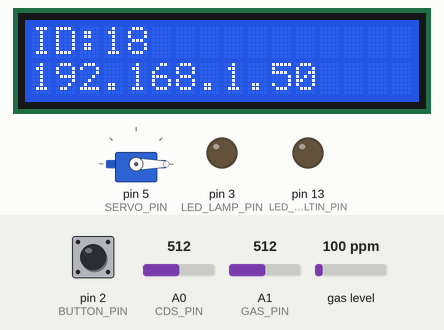
This sketch was run on a simulated Arduino Uno, built with avr-gcc and run on an emulated ATmega328P. Parts: 16×2 character LCD, servo, output pins drawn as LEDs (lit = HIGH). The test bench sets the inputs (shaded band); at power-on: pin 2 (BUTTON_PIN) LOW, A0 (CDS_PIN) = 512, A1 (GAS_PIN) = 512, gas level 100 ppm. WiFi joins after 1.5 s; servers stay silent unless stated; what the sketch prints to the serial monitor is not drawn.

Above: at 1.9 s.
At 3.4 s:
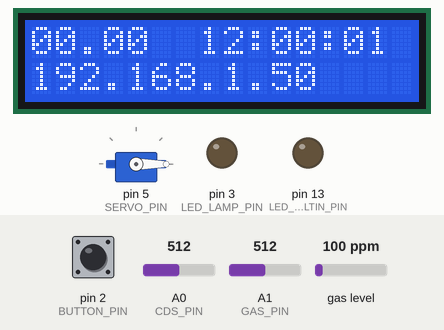
3.5 s: pin 2 (BUTTON_PIN) pulled HIGH for 0.15 s
At 7.18 s:
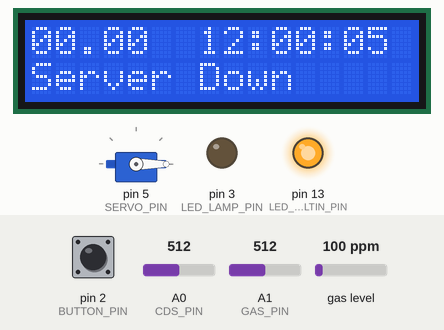
7.3 s: pin 2 (BUTTON_PIN) pulled HIGH for 1 s
At 8.5 s:
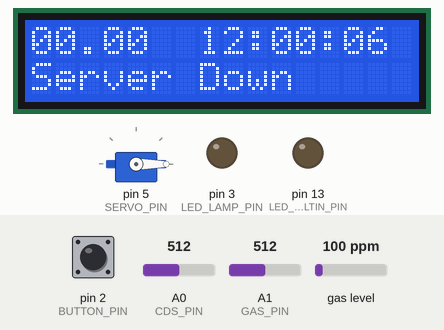
11.3 s: pin 2 (BUTTON_PIN) pulled HIGH for 1 s
At 16.8 s:
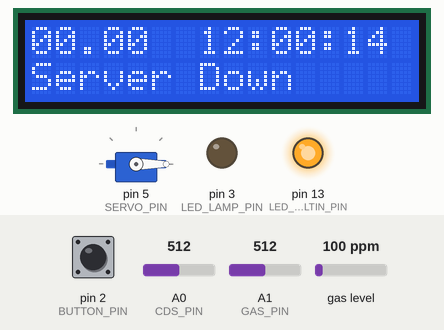
Timing chart, 0 to 18.3 s (numbered marks = the images above; inputs shaded):
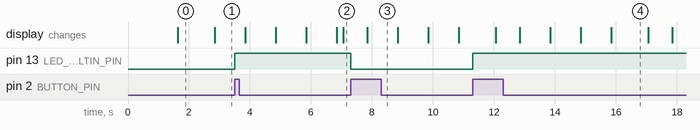

Measured:
- after the input at 3.5 s, pin 13 (LED_BUILTIN_PIN): LOW → HIGH at once
- after the input at 7.3 s, pin 13 (LED_BUILTIN_PIN): HIGH → LOW at once
- after the input at 11.3 s, pin 13 (LED_BUILTIN_PIN): LOW → HIGH at once
- what the display in image 0 shows lasts 1.2 s, from 1.6 s to 2.8 s

The sketch:

GAS.ino
```cpp
/*
  WiFiEsp test: ClientTest
  http://www.kccistc.net/
  작성일 : 2022.12.19
  작성자 : IoT 임베디드 KSH
*/
#define DEBUG
//#define DEBUG_WIFI

#include <WiFiEsp.h>
#include <SoftwareSerial.h>
#include <MsTimer2.h>
#include <Wire.h>
#include <LiquidCrystal_I2C.h>
#include <Servo.h>
#include <MQUnifiedsensor.h>

#define placa "Arduino UNO"
#define Voltage_Resolution 5
#define pin A0
#define type "MQ-6"
#define ADC_Bit_Resolution 10
#define RatioMQ6CleanAir 10

MQUnifiedsensor MQ6(placa, Voltage_Resolution, ADC_Bit_Resolution, pin, type);

#define AP_SSID "embC"
#define AP_PASS "embC1234"
#define SERVER_NAME "10.10.14.66"
#define SERVER_PORT 5000
#define LOGID "18"
#define PASSWD "PASSWD"

#define CDS_PIN A0
#define GAS_PIN A1
#define BUTTON_PIN 2
#define LED_LAMP_PIN 3
#define SERVO_PIN 5
#define WIFIRX 6  //6:RX-->ESP8266 TX
#define WIFITX 7  //7:TX -->ESP8266 RX
#define LED_BUILTIN_PIN 13

#define CMD_SIZE 50
#define ARR_CNT 5
bool timerIsrFlag = false;
boolean lastButton = LOW;     // 버튼의 이전 상태 저장
boolean currentButton = LOW;    // 버튼의 현재 상태 저장
boolean ledOn = false;      // LED의 현재 상태 (on/off)
boolean cdsFlag = false;

char sendId[10] = "KSH_ARD";
char sendBuf[CMD_SIZE];
char lcdLine1[17] = "Smart IoT By KSH";
char lcdLine2[17] = "WiFi Connecting!";

int cds = 0;
int gas = 0;
unsigned int secCount;
unsigned int myservoTime = 0;

typedef struct {
  int year;
  int month;
  int day;
  int hour;
  int min;
  int sec;
} DATETIME;
DATETIME dateTime = {0, 0, 0, 12, 0, 0};
SoftwareSerial wifiSerial(WIFIRX, WIFITX);
WiFiEspClient client;
LiquidCrystal_I2C lcd(0x27, 16, 2);
Servo myservo;

void setup() {

  MQ6.setRegressionMethod(1);
  MQ6.setA(2127.2);
  MQ6.setB(-2.526);

  MQ6.init();

  float calcR0 = 0;
  for(int i = 1; i<=10; i ++)
  {
    MQ6.update();
    calcR0 += MQ6.calibrate(RatioMQ6CleanAir);
    Serial.print(".");
  }
  MQ6.setR0(calcR0/10);


  lcd.init();
  lcd.backlight();
  lcdDisplay(0, 0, lcdLine1);
  lcdDisplay(0, 1, lcdLine2);

  pinMode(CDS_PIN, INPUT);    // 조도 핀을 입력으로 설정 (생략 가능)
  pinMode(GAS_PIN, INPUT);    // 가스 센서 핀을 입력으로 설정 (생략 가능)
  pinMode(BUTTON_PIN, INPUT);    // 버튼 핀을 입력으로 설정 (생략 가능)
  pinMode(LED_LAMP_PIN, OUTPUT);    // LED 핀을 출력으로 설정
  pinMode(LED_BUILTIN_PIN, OUTPUT); //D13

#ifdef DEBUG
  Serial.begin(115200); //DEBUG
#endif
  wifi_Setup();

  MsTimer2::set(1000, timerIsr); // 1000ms period
  MsTimer2::start();

  myservo.attach(SERVO_PIN);
  myservo.write(0);
  myservoTime = secCount;
}

void loop() {
    MQ6.update();
  float sensor = MQ6.readSensor();
  Serial.print("MQ6: ");
  Serial.println(sensor);

  if (client.available()) {
    socketEvent();
  }

  if (timerIsrFlag) //1초에 한번씩 실행
  {
    timerIsrFlag = false;
    if (!(secCount % 5)) //5초에 한번씩 실행
    {

      cds = map(analogRead(CDS_PIN), 0, 1023, 0, 100);
      if ((cds >= 50) && cdsFlag)
      {
        cdsFlag = false;
        sprintf(sendBuf, "[%s]CDS@%d\n", sendId, cds);
        client.write(sendBuf, strlen(sendBuf));
        client.flush();
        //        digitalWrite(LED_BUILTIN_PIN, HIGH);     // LED 상태 변경
      } else if ((cds < 50) && !cdsFlag)
      {
        cdsFlag = true;
        sprintf(sendBuf, "[%s]CDS@%d\n", sendId, cds);
        client.write(sendBuf, strlen(sendBuf));
        client.flush();
        //        digitalWrite(LED_BUILTIN_PIN, LOW);     // LED 상태 변경
      }

      gas = analogRead(GAS_PIN);
#ifdef DEBUG
      Serial.print("Gas: ");
      Serial.println(gas);
#endif
      sprintf(sendBuf, "[%s]GAS@%d\n", sendId, gas);
      client.write(sendBuf, strlen(sendBuf));
      client.flush(); // 센서 값 서버로 전송

      if (!client.connected()) {
        lcdDisplay(0, 1, "Server Down");
        server_Connect();
      }
    }
    if (myservo.attached() && myservoTime + 2 == secCount)
    {
      myservo.detach();
    }
    sprintf(lcdLine1, "%02d.%02d  %02d:%02d:%02d", dateTime.month, dateTime.day, dateTime.hour, dateTime.min, dateTime.sec );
    lcdDisplay(0, 0, lcdLine1);
  }

  currentButton = debounce(lastButton);   // 디바운싱된 버튼 상태 읽기
  if (lastButton == LOW && currentButton == HIGH)  // 버튼을 누르면...
  {
    ledOn = !ledOn;       // LED 상태 값 반전
    digitalWrite(LED_BUILTIN_PIN, ledOn);     // LED 상태 변경
    //    sprintf(sendBuf,"[%s]BUTTON@%s\n",sendId,ledOn?"ON":"OFF");
    sprintf(sendBuf, "[HM_CON]GAS%s\n", ledOn ? "ON" : "OFF");
    client.write(sendBuf, strlen(sendBuf));
    client.flush();
  }
  lastButton = currentButton;     // 이전 버튼 상태를 현재 버튼 상태로 설정

}

void socketEvent()
{
  int i = 0;
  char * pToken;
  char * pArray[ARR_CNT] = {0};
  char recvBuf[CMD_SIZE] = {0};
  int len;

  sendBuf[0] = '\0';
  len = client.readBytesUntil('\n', recvBuf, CMD_SIZE);
  client.flush();
#ifdef DEBUG
  Serial.print("recv : ");
  Serial.print(recvBuf);
#endif
  pToken = strtok(recvBuf, "[@]");
  while (pToken != NULL)
  {
    pArray[i] =  pToken;
    if (++i >= ARR_CNT)
      break;
    pToken = strtok(NULL, "[@]");
  }
  //[KSH_ARD]LED@ON : pArray[0] = "KSH_ARD", pArray[1] = "LED", pArray[2] = "ON"
  if ((strlen(pArray[1]) + strlen(pArray[2])) < 16)
  {
    sprintf(lcdLine2, "%s %s", pArray[1], pArray[2]);
    lcdDisplay(0, 1, lcdLine2);
  }
  if (!strncmp(pArray[1], " New", 4)) // New Connected
  {
#ifdef DEBUG
    Serial.write('\n');
#endif
    strcpy(lcdLine2, "Server Connected");
    lcdDisplay(0, 1, lcdLine2);
    return ;
  }
  else if (!strncmp(pArray[1], " Alr", 4)) //Already logged
  {
#ifdef DEBUG
    Serial.write('\n');
#endif
    client.stop();
    server_Connect();
    return ;
  }
  else if (!strcmp(pArray[1], "LED")) {
    if (!strcmp(pArray[2], "ON")) {
      digitalWrite(LED_BUILTIN_PIN, HIGH);
    }
    else if (!strcmp(pArray[2], "OFF")) {
      digitalWrite(LED_BUILTIN_PIN, LOW);
    }
    sprintf(sendBuf, "[%s]%s@%s\n", pArray[0], pArray[1], pArray[2]);
  } else if (!strcmp(pArray[1], "LAMP")) {
    if (!strcmp(pArray[2], "ON")) {
      digitalWrite(LED_LAMP_PIN, HIGH);
    }
    else if (!strcmp(pArray[2], "OFF")) {
      digitalWrite(LED_LAMP_PIN, LOW);
    }
    sprintf(sendBuf, "[%s]%s@%s\n", pArray[0], pArray[1], pArray[2]);
  } else if (!strcmp(pArray[1], "GETSTATE")) {
    strcpy(sendId, pArray[0]);
    if (!strcmp(pArray[2], "LED")) {
      sprintf(sendBuf, "[%s]LED@%s\n", pArray[0], digitalRead(LED_BUILTIN_PIN) ? "ON" : "OFF");
    }
  }
  else if (!strcmp(pArray[1], "SERVO"))
  {
    myservo.attach(SERVO_PIN);
    myservoTime = secCount;
    if (!strcmp(pArray[2], "ON"))
      myservo.write(180);
    else
      myservo.write(0);
    sprintf(sendBuf, "[%s]%s@%s\n", pArray[0], pArray[1], pArray[2]);

  }
  else if (!strcmp(pArray[1], "GETSENSOR")) {
    if (pArray[2] != NULL) {
      return;
    } else {
      sprintf(sendBuf, "[%s]%s@%d\n", pArray[0], pArray[1], gas);
    }
  }
  else if(!strcmp(pArray[0],"GETTIME")) {  //GETTIME
    dateTime.year = (pArray[1][0]-0x30) * 10 + pArray[1][1]-0x30 ;
    dateTime.month =  (pArray[1][3]-0x30) * 10 + pArray[1][4]-0x30 ;
    dateTime.day =  (pArray[1][6]-0x30) * 10 + pArray[1][7]-0x30 ;
    dateTime.hour = (pArray[1][9]-0x30) * 10 + pArray[1][10]-0x30 ;
    dateTime.min =  (pArray[1][12]-0x30) * 10 + pArray[1][13]-0x30 ;
    dateTime.sec =  (pArray[1][15]-0x30) * 10 + pArray[1][16]-0x30 ;
#ifdef DEBUG
//    sprintf(sendBuf,"\nTime %02d.%02d.%02d %02d:%02d:%02d\n\r",dateTime.year,dateTime.month,dateTime.day,dateTime.hour,dateTime.min,dateTime.sec );
//    Serial.println(sendBuf);
#endif
    return;
  }
  else
    return;

  client.write(sendBuf, strlen(sendBuf));
  client.flush();

#ifdef DEBUG
  Serial.print(", send : ");
  Serial.print(sendBuf);
#endif
}

void timerIsr()
{
  timerIsrFlag = true;
  secCount++;
  clock_calc(&dateTime);
}

void clock_calc(DATETIME *dateTime)
{
  int ret = 0;
  dateTime->sec++;          // increment second

  if(dateTime->sec >= 60)                              // if second = 60, second = 0
  {
      dateTime->sec = 0;
      dateTime->min++;

      if(dateTime->min >= 60)                          // if minute = 60, minute = 0
      {
          dateTime->min = 0;
          dateTime->hour++;                               // increment hour
          if(dateTime->hour == 24)
          {
            dateTime->hour = 0;
          }
       }
    }
}

void wifi_Setup() {
  wifiSerial.begin(38400);
  wifi_Init();
  server_Connect();
}

void wifi_Init()
{
  do {
    WiFi.init(&wifiSerial);
    if (WiFi.status() == WL_NO_SHIELD) {
#ifdef DEBUG_WIFI
      Serial.println("WiFi shield not present");
#endif
    }
    else
      break;
  } while (1);

#ifdef DEBUG_WIFI
  Serial.print("Attempting to connect to WPA SSID: ");
  Serial.println(AP_SSID);
#endif
  while (WiFi.begin(AP_SSID, AP_PASS) != WL_CONNECTED) {
#ifdef DEBUG_WIFI
    Serial.print("Attempting to connect to WPA SSID: ");
    Serial.println(AP_SSID);
#endif
  }
  sprintf(lcdLine1, "ID:%s", LOGID);
  lcdDisplay(0, 0, lcdLine1);
  sprintf(lcdLine2, "%d.%d.%d.%d", WiFi.localIP()[0], WiFi.localIP()[1], WiFi.localIP()[2], WiFi.localIP()[3]);
  lcdDisplay(0, 1, lcdLine2);

#ifdef DEBUG_WIFI
  Serial.println("You're connected to the network");
  printWifiStatus();
#endif
}

int server_Connect()
{
#ifdef DEBUG_WIFI
  Serial.println("Starting connection to server...");
#endif

  if (client.connect(SERVER_NAME, SERVER_PORT)) {
#ifdef DEBUG_WIFI
    Serial.println("Connect to server");
#endif
    client.print("["LOGID":"PASSWD"]");
  }
  else
  {
#ifdef DEBUG_WIFI
    Serial.println("server connection failure");
#endif
  }
}

void printWifiStatus()
{
  // print the SSID of the network you're attached to

  Serial.print("SSID: ");
  Serial.println(WiFi.SSID());

  // print your WiFi shield's IP address
  IPAddress ip = WiFi.localIP();
  Serial.print("IP Address: ");
  Serial.println(ip);

  // print the received signal strength
  long rssi = WiFi.RSSI();
  Serial.print("Signal strength (RSSI):");
  Serial.print(rssi);
  Serial.println(" dBm");
}

void lcdDisplay(int x, int y, char * str)
{
  int len = 16 - strlen(str);
  lcd.setCursor(x, y);
  lcd.print(str);
  for (int i = len; i > 0; i--)
    lcd.write(' ');
}

boolean debounce(boolean last)
{
  boolean current = digitalRead(BUTTON_PIN);  // 버튼 상태 읽기
  if (last != current)      // 이전 상태와 현재 상태가 다르면...
  {
    delay(5);         // 5ms 대기
    current = digitalRead(BUTTON_PIN);  // 버튼 상태 다시 읽기
  }
  return current;       // 버튼의 현재 상태 반환
}
```
